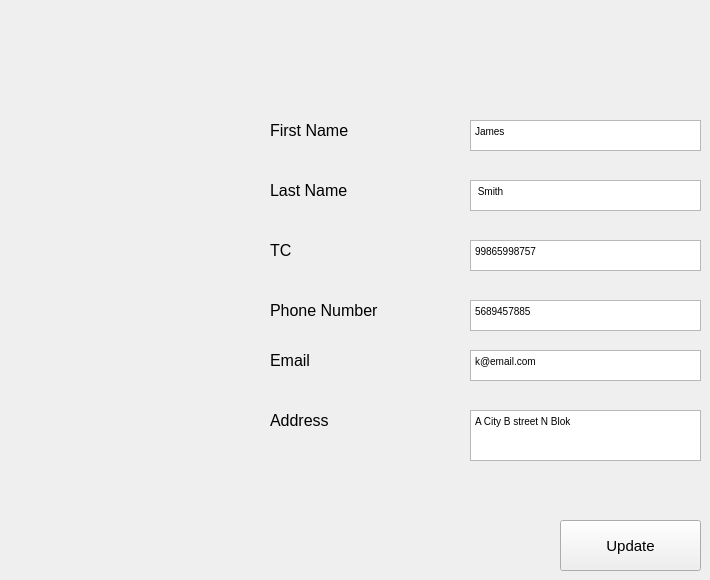
    <widget class="QWidget" name="edit_cus_widget_2">
     <widget class="QLabel" name="label_2">
      <property name="geometry">
       <rect>
        <x>270</x>
        <y>180</y>
        <width>111</width>
        <height>21</height>
       </rect>
      </property>
      <property name="font">
       <font>
        <pointsize>12</pointsize>
       </font>
      </property>
      <property name="text">
       <string>Last Name</string>
      </property>
     </widget>
     <widget class="QLabel" name="label_10">
      <property name="geometry">
       <rect>
        <x>270</x>
        <y>410</y>
        <width>111</width>
        <height>21</height>
       </rect>
      </property>
      <property name="font">
       <font>
        <pointsize>12</pointsize>
       </font>
      </property>
      <property name="text">
       <string>Address</string>
      </property>
     </widget>
     <widget class="QLabel" name="label_11">
      <property name="geometry">
       <rect>
        <x>270</x>
        <y>350</y>
        <width>111</width>
        <height>21</height>
       </rect>
      </property>
      <property name="font">
       <font>
        <pointsize>12</pointsize>
       </font>
      </property>
      <property name="text">
       <string>Email</string>
      </property>
     </widget>
     <widget class="QTextEdit" name="phoneNum_textEdit_2">
      <property name="geometry">
       <rect>
        <x>470</x>
        <y>300</y>
        <width>231</width>
        <height>31</height>
       </rect>
      </property>
      <property name="palette">
       <palette>
        <active>
         <colorrole role="Text">
          <brush brushstyle="SolidPattern">
           <color alpha="255">
            <red>0</red>
            <green>0</green>
            <blue>0</blue>
           </color>
          </brush>
         </colorrole>
         <colorrole role="BrightText">
          <brush brushstyle="SolidPattern">
           <color alpha="255">
            <red>153</red>
            <green>153</green>
            <blue>153</blue>
           </color>
          </brush>
         </colorrole>
         <colorrole role="PlaceholderText">
          <brush brushstyle="NoBrush">
           <color alpha="128">
            <red>0</red>
            <green>0</green>
            <blue>0</blue>
           </color>
          </brush>
         </colorrole>
        </active>
        <inactive>
         <colorrole role="Text">
          <brush brushstyle="SolidPattern">
           <color alpha="255">
            <red>0</red>
            <green>0</green>
            <blue>0</blue>
           </color>
          </brush>
         </colorrole>
         <colorrole role="BrightText">
          <brush brushstyle="SolidPattern">
           <color alpha="255">
            <red>153</red>
            <green>153</green>
            <blue>153</blue>
           </color>
          </brush>
         </colorrole>
         <colorrole role="PlaceholderText">
          <brush brushstyle="NoBrush">
           <color alpha="128">
            <red>0</red>
            <green>0</green>
            <blue>0</blue>
           </color>
          </brush>
         </colorrole>
        </inactive>
        <disabled>
         <colorrole role="Text">
          <brush brushstyle="SolidPattern">
           <color alpha="255">
            <red>120</red>
            <green>120</green>
            <blue>120</blue>
           </color>
          </brush>
         </colorrole>
         <colorrole role="BrightText">
          <brush brushstyle="SolidPattern">
           <color alpha="255">
            <red>153</red>
            <green>153</green>
            <blue>153</blue>
           </color>
          </brush>
         </colorrole>
         <colorrole role="PlaceholderText">
          <brush brushstyle="NoBrush">
           <color alpha="128">
            <red>0</red>
            <green>0</green>
            <blue>0</blue>
           </color>
          </brush>
         </colorrole>
        </disabled>
       </palette>
      </property>
      <property name="font">
       <font>
        <pointsize>9</pointsize>
       </font>
      </property>
      <property name="documentTitle">
       <string/>
      </property>
      <property name="markdown">
       <string>5689457885

</string>
      </property>
      <property name="html">
       <string>&lt;!DOCTYPE HTML PUBLIC &quot;-//W3C//DTD HTML 4.0//EN&quot; &quot;http://www.w3.org/TR/REC-html40/strict.dtd&quot;&gt;
&lt;html&gt;&lt;head&gt;&lt;meta name=&quot;qrichtext&quot; content=&quot;1&quot; /&gt;&lt;style type=&quot;text/css&quot;&gt;
p, li { white-space: pre-wrap; }
&lt;/style&gt;&lt;/head&gt;&lt;body style=&quot; font-family:'MS Shell Dlg 2'; font-size:9pt; font-weight:400; font-style:normal;&quot;&gt;
&lt;p style=&quot; margin-top:5px; margin-bottom:5px; margin-left:0px; margin-right:0px; -qt-block-indent:0; text-indent:0px;&quot;&gt;&lt;span style=&quot; font-size:7.8pt;&quot;&gt;5689457885&lt;/span&gt;&lt;/p&gt;&lt;/body&gt;&lt;/html&gt;</string>
      </property>
      <property name="placeholderText">
       <string/>
      </property>
     </widget>
     <widget class="QTextEdit" name="FN_textEdit">
      <property name="geometry">
       <rect>
        <x>470</x>
        <y>120</y>
        <width>231</width>
        <height>31</height>
       </rect>
      </property>
      <property name="palette">
       <palette>
        <active>
         <colorrole role="Text">
          <brush brushstyle="SolidPattern">
           <color alpha="255">
            <red>0</red>
            <green>0</green>
            <blue>0</blue>
           </color>
          </brush>
         </colorrole>
         <colorrole role="BrightText">
          <brush brushstyle="SolidPattern">
           <color alpha="255">
            <red>153</red>
            <green>153</green>
            <blue>153</blue>
           </color>
          </brush>
         </colorrole>
         <colorrole role="PlaceholderText">
          <brush brushstyle="NoBrush">
           <color alpha="128">
            <red>0</red>
            <green>0</green>
            <blue>0</blue>
           </color>
          </brush>
         </colorrole>
        </active>
        <inactive>
         <colorrole role="Text">
          <brush brushstyle="SolidPattern">
           <color alpha="255">
            <red>0</red>
            <green>0</green>
            <blue>0</blue>
           </color>
          </brush>
         </colorrole>
         <colorrole role="BrightText">
          <brush brushstyle="SolidPattern">
           <color alpha="255">
            <red>153</red>
            <green>153</green>
            <blue>153</blue>
           </color>
          </brush>
         </colorrole>
         <colorrole role="PlaceholderText">
          <brush brushstyle="NoBrush">
           <color alpha="128">
            <red>0</red>
            <green>0</green>
            <blue>0</blue>
           </color>
          </brush>
         </colorrole>
        </inactive>
        <disabled>
         <colorrole role="Text">
          <brush brushstyle="SolidPattern">
           <color alpha="255">
            <red>120</red>
            <green>120</green>
            <blue>120</blue>
           </color>
          </brush>
         </colorrole>
         <colorrole role="BrightText">
          <brush brushstyle="SolidPattern">
           <color alpha="255">
            <red>153</red>
            <green>153</green>
            <blue>153</blue>
           </color>
          </brush>
         </colorrole>
         <colorrole role="PlaceholderText">
          <brush brushstyle="NoBrush">
           <color alpha="128">
            <red>0</red>
            <green>0</green>
            <blue>0</blue>
           </color>
          </brush>
         </colorrole>
        </disabled>
       </palette>
      </property>
      <property name="font">
       <font>
        <pointsize>9</pointsize>
       </font>
      </property>
      <property name="documentTitle">
       <string/>
      </property>
      <property name="markdown">
       <string>James

</string>
      </property>
      <property name="html">
       <string>&lt;!DOCTYPE HTML PUBLIC &quot;-//W3C//DTD HTML 4.0//EN&quot; &quot;http://www.w3.org/TR/REC-html40/strict.dtd&quot;&gt;
&lt;html&gt;&lt;head&gt;&lt;meta name=&quot;qrichtext&quot; content=&quot;1&quot; /&gt;&lt;style type=&quot;text/css&quot;&gt;
p, li { white-space: pre-wrap; }
&lt;/style&gt;&lt;/head&gt;&lt;body style=&quot; font-family:'MS Shell Dlg 2'; font-size:9pt; font-weight:400; font-style:normal;&quot;&gt;
&lt;p style=&quot; margin-top:5px; margin-bottom:5px; margin-left:0px; margin-right:0px; -qt-block-indent:0; text-indent:0px;&quot;&gt;&lt;span style=&quot; font-size:7.8pt;&quot;&gt;James&lt;/span&gt;&lt;/p&gt;&lt;/body&gt;&lt;/html&gt;</string>
      </property>
      <property name="placeholderText">
       <string/>
      </property>
     </widget>
     <widget class="QTextEdit" name="LN_textEdit">
      <property name="geometry">
       <rect>
        <x>470</x>
        <y>180</y>
        <width>231</width>
        <height>31</height>
       </rect>
      </property>
      <property name="palette">
       <palette>
        <active>
         <colorrole role="Text">
          <brush brushstyle="SolidPattern">
           <color alpha="255">
            <red>0</red>
            <green>0</green>
            <blue>0</blue>
           </color>
          </brush>
         </colorrole>
         <colorrole role="BrightText">
          <brush brushstyle="SolidPattern">
           <color alpha="255">
            <red>153</red>
            <green>153</green>
            <blue>153</blue>
           </color>
          </brush>
         </colorrole>
         <colorrole role="PlaceholderText">
          <brush brushstyle="NoBrush">
           <color alpha="128">
            <red>0</red>
            <green>0</green>
            <blue>0</blue>
           </color>
          </brush>
         </colorrole>
        </active>
        <inactive>
         <colorrole role="Text">
          <brush brushstyle="SolidPattern">
           <color alpha="255">
            <red>0</red>
            <green>0</green>
            <blue>0</blue>
           </color>
          </brush>
         </colorrole>
         <colorrole role="BrightText">
          <brush brushstyle="SolidPattern">
           <color alpha="255">
            <red>153</red>
            <green>153</green>
            <blue>153</blue>
           </color>
          </brush>
         </colorrole>
         <colorrole role="PlaceholderText">
          <brush brushstyle="NoBrush">
           <color alpha="128">
            <red>0</red>
            <green>0</green>
            <blue>0</blue>
           </color>
          </brush>
         </colorrole>
        </inactive>
        <disabled>
         <colorrole role="Text">
          <brush brushstyle="SolidPattern">
           <color alpha="255">
            <red>120</red>
            <green>120</green>
            <blue>120</blue>
           </color>
          </brush>
         </colorrole>
         <colorrole role="BrightText">
          <brush brushstyle="SolidPattern">
           <color alpha="255">
            <red>153</red>
            <green>153</green>
            <blue>153</blue>
           </color>
          </brush>
         </colorrole>
         <colorrole role="PlaceholderText">
          <brush brushstyle="NoBrush">
           <color alpha="128">
            <red>0</red>
            <green>0</green>
            <blue>0</blue>
           </color>
          </brush>
         </colorrole>
        </disabled>
       </palette>
      </property>
      <property name="font">
       <font>
        <pointsize>9</pointsize>
       </font>
      </property>
      <property name="documentTitle">
       <string/>
      </property>
      <property name="markdown">
       <string> Smith

</string>
      </property>
      <property name="html">
       <string>&lt;!DOCTYPE HTML PUBLIC &quot;-//W3C//DTD HTML 4.0//EN&quot; &quot;http://www.w3.org/TR/REC-html40/strict.dtd&quot;&gt;
&lt;html&gt;&lt;head&gt;&lt;meta name=&quot;qrichtext&quot; content=&quot;1&quot; /&gt;&lt;style type=&quot;text/css&quot;&gt;
p, li { white-space: pre-wrap; }
&lt;/style&gt;&lt;/head&gt;&lt;body style=&quot; font-family:'MS Shell Dlg 2'; font-size:9pt; font-weight:400; font-style:normal;&quot;&gt;
&lt;p style=&quot; margin-top:0px; margin-bottom:0px; margin-left:0px; margin-right:0px; -qt-block-indent:0; text-indent:0px;&quot;&gt;&lt;span style=&quot; font-size:7.8pt;&quot;&gt; Smith&lt;/span&gt;&lt;/p&gt;&lt;/body&gt;&lt;/html&gt;</string>
      </property>
      <property name="placeholderText">
       <string/>
      </property>
     </widget>
     <widget class="QLabel" name="label_3">
      <property name="geometry">
       <rect>
        <x>270</x>
        <y>120</y>
        <width>111</width>
        <height>21</height>
       </rect>
      </property>
      <property name="font">
       <font>
        <pointsize>12</pointsize>
       </font>
      </property>
      <property name="text">
       <string>First Name</string>
      </property>
     </widget>
     <widget class="QTextEdit" name="TC_textEdit_2">
      <property name="geometry">
       <rect>
        <x>470</x>
        <y>240</y>
        <width>231</width>
        <height>31</height>
       </rect>
      </property>
      <property name="palette">
       <palette>
        <active>
         <colorrole role="Text">
          <brush brushstyle="SolidPattern">
           <color alpha="255">
            <red>0</red>
            <green>0</green>
            <blue>0</blue>
           </color>
          </brush>
         </colorrole>
         <colorrole role="BrightText">
          <brush brushstyle="SolidPattern">
           <color alpha="255">
            <red>153</red>
            <green>153</green>
            <blue>153</blue>
           </color>
          </brush>
         </colorrole>
         <colorrole role="PlaceholderText">
          <brush brushstyle="NoBrush">
           <color alpha="128">
            <red>0</red>
            <green>0</green>
            <blue>0</blue>
           </color>
          </brush>
         </colorrole>
        </active>
        <inactive>
         <colorrole role="Text">
          <brush brushstyle="SolidPattern">
           <color alpha="255">
            <red>0</red>
            <green>0</green>
            <blue>0</blue>
           </color>
          </brush>
         </colorrole>
         <colorrole role="BrightText">
          <brush brushstyle="SolidPattern">
           <color alpha="255">
            <red>153</red>
            <green>153</green>
            <blue>153</blue>
           </color>
          </brush>
         </colorrole>
         <colorrole role="PlaceholderText">
          <brush brushstyle="NoBrush">
           <color alpha="128">
            <red>0</red>
            <green>0</green>
            <blue>0</blue>
           </color>
          </brush>
         </colorrole>
        </inactive>
        <disabled>
         <colorrole role="Text">
          <brush brushstyle="SolidPattern">
           <color alpha="255">
            <red>120</red>
            <green>120</green>
            <blue>120</blue>
           </color>
          </brush>
         </colorrole>
         <colorrole role="BrightText">
          <brush brushstyle="SolidPattern">
           <color alpha="255">
            <red>153</red>
            <green>153</green>
            <blue>153</blue>
           </color>
          </brush>
         </colorrole>
         <colorrole role="PlaceholderText">
          <brush brushstyle="NoBrush">
           <color alpha="128">
            <red>0</red>
            <green>0</green>
            <blue>0</blue>
           </color>
          </brush>
         </colorrole>
        </disabled>
       </palette>
      </property>
      <property name="font">
       <font>
        <pointsize>9</pointsize>
       </font>
      </property>
      <property name="documentTitle">
       <string/>
      </property>
      <property name="markdown">
       <string>99865998757

</string>
      </property>
      <property name="html">
       <string>&lt;!DOCTYPE HTML PUBLIC &quot;-//W3C//DTD HTML 4.0//EN&quot; &quot;http://www.w3.org/TR/REC-html40/strict.dtd&quot;&gt;
&lt;html&gt;&lt;head&gt;&lt;meta name=&quot;qrichtext&quot; content=&quot;1&quot; /&gt;&lt;style type=&quot;text/css&quot;&gt;
p, li { white-space: pre-wrap; }
&lt;/style&gt;&lt;/head&gt;&lt;body style=&quot; font-family:'MS Shell Dlg 2'; font-size:9pt; font-weight:400; font-style:normal;&quot;&gt;
&lt;p style=&quot; margin-top:5px; margin-bottom:5px; margin-left:0px; margin-right:0px; -qt-block-indent:0; text-indent:0px;&quot;&gt;&lt;span style=&quot; font-size:7.8pt;&quot;&gt;99865998757&lt;/span&gt;&lt;/p&gt;&lt;/body&gt;&lt;/html&gt;</string>
      </property>
      <property name="placeholderText">
       <string/>
      </property>
     </widget>
     <widget class="QLabel" name="label_12">
      <property name="geometry">
       <rect>
        <x>270</x>
        <y>300</y>
        <width>151</width>
        <height>21</height>
       </rect>
      </property>
      <property name="font">
       <font>
        <pointsize>12</pointsize>
       </font>
      </property>
      <property name="text">
       <string>Phone Number</string>
      </property>
     </widget>
     <widget class="QPushButton" name="edit_save_button">
      <property name="geometry">
       <rect>
        <x>560</x>
        <y>520</y>
        <width>141</width>
        <height>51</height>
       </rect>
      </property>
      <property name="font">
       <font>
        <pointsize>11</pointsize>
       </font>
      </property>
      <property name="text">
       <string>Update</string>
      </property>
     </widget>
     <widget class="QTextEdit" name="Address_textEdit">
      <property name="geometry">
       <rect>
        <x>470</x>
        <y>410</y>
        <width>231</width>
        <height>51</height>
       </rect>
      </property>
      <property name="palette">
       <palette>
        <active>
         <colorrole role="Text">
          <brush brushstyle="SolidPattern">
           <color alpha="255">
            <red>0</red>
            <green>0</green>
            <blue>0</blue>
           </color>
          </brush>
         </colorrole>
         <colorrole role="BrightText">
          <brush brushstyle="SolidPattern">
           <color alpha="255">
            <red>153</red>
            <green>153</green>
            <blue>153</blue>
           </color>
          </brush>
         </colorrole>
         <colorrole role="PlaceholderText">
          <brush brushstyle="NoBrush">
           <color alpha="128">
            <red>0</red>
            <green>0</green>
            <blue>0</blue>
           </color>
          </brush>
         </colorrole>
        </active>
        <inactive>
         <colorrole role="Text">
          <brush brushstyle="SolidPattern">
           <color alpha="255">
            <red>0</red>
            <green>0</green>
            <blue>0</blue>
           </color>
          </brush>
         </colorrole>
         <colorrole role="BrightText">
          <brush brushstyle="SolidPattern">
           <color alpha="255">
            <red>153</red>
            <green>153</green>
            <blue>153</blue>
           </color>
          </brush>
         </colorrole>
         <colorrole role="PlaceholderText">
          <brush brushstyle="NoBrush">
           <color alpha="128">
            <red>0</red>
            <green>0</green>
            <blue>0</blue>
           </color>
          </brush>
         </colorrole>
        </inactive>
        <disabled>
         <colorrole role="Text">
          <brush brushstyle="SolidPattern">
           <color alpha="255">
            <red>120</red>
            <green>120</green>
            <blue>120</blue>
           </color>
          </brush>
         </colorrole>
         <colorrole role="BrightText">
          <brush brushstyle="SolidPattern">
           <color alpha="255">
            <red>153</red>
            <green>153</green>
            <blue>153</blue>
           </color>
          </brush>
         </colorrole>
         <colorrole role="PlaceholderText">
          <brush brushstyle="NoBrush">
           <color alpha="128">
            <red>0</red>
            <green>0</green>
            <blue>0</blue>
           </color>
          </brush>
         </colorrole>
        </disabled>
       </palette>
      </property>
      <property name="font">
       <font>
        <pointsize>9</pointsize>
       </font>
      </property>
      <property name="documentTitle">
       <string/>
      </property>
      <property name="markdown">
       <string>A City B street N Blok

</string>
      </property>
      <property name="html">
       <string>&lt;!DOCTYPE HTML PUBLIC &quot;-//W3C//DTD HTML 4.0//EN&quot; &quot;http://www.w3.org/TR/REC-html40/strict.dtd&quot;&gt;
&lt;html&gt;&lt;head&gt;&lt;meta name=&quot;qrichtext&quot; content=&quot;1&quot; /&gt;&lt;style type=&quot;text/css&quot;&gt;
p, li { white-space: pre-wrap; }
&lt;/style&gt;&lt;/head&gt;&lt;body style=&quot; font-family:'MS Shell Dlg 2'; font-size:9pt; font-weight:400; font-style:normal;&quot;&gt;
&lt;p style=&quot; margin-top:5px; margin-bottom:5px; margin-left:0px; margin-right:0px; -qt-block-indent:0; text-indent:0px;&quot;&gt;&lt;span style=&quot; font-size:7.8pt;&quot;&gt;A City B street N Blok&lt;/span&gt;&lt;/p&gt;&lt;/body&gt;&lt;/html&gt;</string>
      </property>
      <property name="placeholderText">
       <string/>
      </property>
     </widget>
     <widget class="QLabel" name="label_13">
      <property name="geometry">
       <rect>
        <x>270</x>
        <y>240</y>
        <width>111</width>
        <height>21</height>
       </rect>
      </property>
      <property name="font">
       <font>
        <pointsize>12</pointsize>
       </font>
      </property>
      <property name="text">
       <string>TC</string>
      </property>
     </widget>
     <widget class="QTextEdit" name="email_textEdit_2">
      <property name="geometry">
       <rect>
        <x>470</x>
        <y>350</y>
        <width>231</width>
        <height>31</height>
       </rect>
      </property>
      <property name="palette">
       <palette>
        <active>
         <colorrole role="Text">
          <brush brushstyle="SolidPattern">
           <color alpha="255">
            <red>0</red>
            <green>0</green>
            <blue>0</blue>
           </color>
          </brush>
         </colorrole>
         <colorrole role="BrightText">
          <brush brushstyle="SolidPattern">
           <color alpha="255">
            <red>153</red>
            <green>153</green>
            <blue>153</blue>
           </color>
          </brush>
         </colorrole>
         <colorrole role="PlaceholderText">
          <brush brushstyle="NoBrush">
           <color alpha="128">
            <red>0</red>
            <green>0</green>
            <blue>0</blue>
           </color>
          </brush>
         </colorrole>
        </active>
        <inactive>
         <colorrole role="Text">
          <brush brushstyle="SolidPattern">
           <color alpha="255">
            <red>0</red>
            <green>0</green>
            <blue>0</blue>
           </color>
          </brush>
         </colorrole>
         <colorrole role="BrightText">
          <brush brushstyle="SolidPattern">
           <color alpha="255">
            <red>153</red>
            <green>153</green>
            <blue>153</blue>
           </color>
          </brush>
         </colorrole>
         <colorrole role="PlaceholderText">
          <brush brushstyle="NoBrush">
           <color alpha="128">
            <red>0</red>
            <green>0</green>
            <blue>0</blue>
           </color>
          </brush>
         </colorrole>
        </inactive>
        <disabled>
         <colorrole role="Text">
          <brush brushstyle="SolidPattern">
           <color alpha="255">
            <red>120</red>
            <green>120</green>
            <blue>120</blue>
           </color>
          </brush>
         </colorrole>
         <colorrole role="BrightText">
          <brush brushstyle="SolidPattern">
           <color alpha="255">
            <red>153</red>
            <green>153</green>
            <blue>153</blue>
           </color>
          </brush>
         </colorrole>
         <colorrole role="PlaceholderText">
          <brush brushstyle="NoBrush">
           <color alpha="128">
            <red>0</red>
            <green>0</green>
            <blue>0</blue>
           </color>
          </brush>
         </colorrole>
        </disabled>
       </palette>
      </property>
      <property name="font">
       <font>
        <pointsize>9</pointsize>
       </font>
      </property>
      <property name="documentTitle">
       <string/>
      </property>
      <property name="markdown">
       <string>k@email.com

</string>
      </property>
      <property name="html">
       <string>&lt;!DOCTYPE HTML PUBLIC &quot;-//W3C//DTD HTML 4.0//EN&quot; &quot;http://www.w3.org/TR/REC-html40/strict.dtd&quot;&gt;
&lt;html&gt;&lt;head&gt;&lt;meta name=&quot;qrichtext&quot; content=&quot;1&quot; /&gt;&lt;style type=&quot;text/css&quot;&gt;
p, li { white-space: pre-wrap; }
&lt;/style&gt;&lt;/head&gt;&lt;body style=&quot; font-family:'MS Shell Dlg 2'; font-size:9pt; font-weight:400; font-style:normal;&quot;&gt;
&lt;p style=&quot; margin-top:5px; margin-bottom:5px; margin-left:0px; margin-right:0px; -qt-block-indent:0; text-indent:0px;&quot;&gt;&lt;span style=&quot; font-size:7.8pt;&quot;&gt;k@email.com&lt;/span&gt;&lt;/p&gt;&lt;/body&gt;&lt;/html&gt;</string>
      </property>
      <property name="placeholderText">
       <string/>
      </property>
     </widget>
    </widget>
